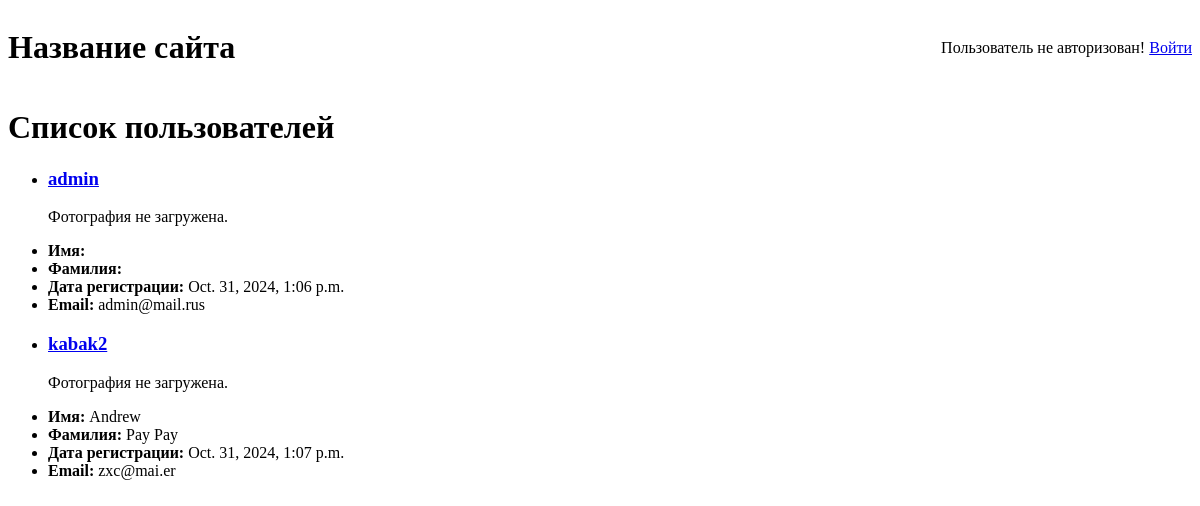
The app's page /user/list/, older data.
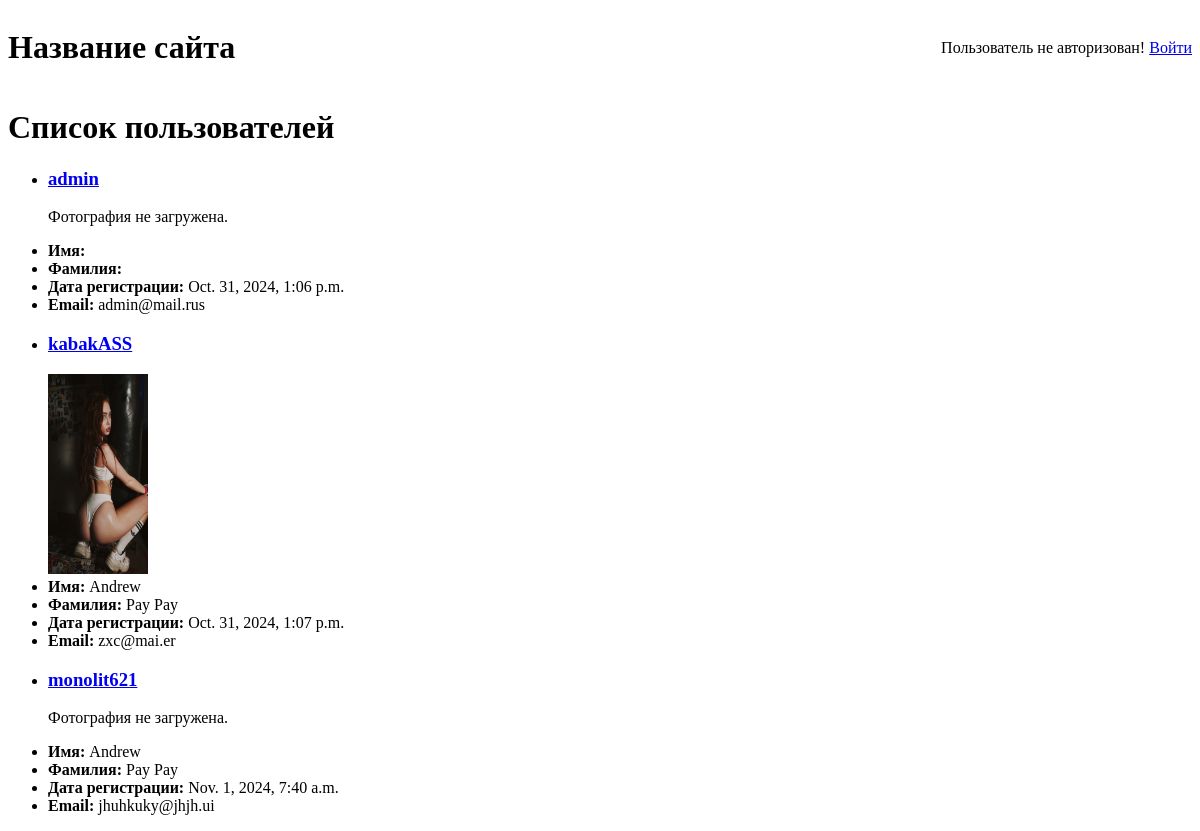
The same page, newer data.
### user/models.py (models this page shows, shortened)
class User(AbstractUser):
    registration_date = models.DateTimeField(auto_now_add=True)
    avatar = models.ImageField(
        verbose_name="Фотография пользователя",
        blank=True,
        upload_to=settings.MEDIA_USER_IMAGE_DIR,
    )
    class Meta:
        verbose_name = "Пользователь"
        verbose_name_plural = "Пользователи"

### user/views.py (the view)
# urls.py: path("list/", UserListView.as_view(), name="user_list"),
class UserListView(ListView):
    model = User
    template_name = "user/user_list.html"
    context_object_name = "users"

### templates/user/user_list.html
<!DOCTYPE html>
<html lang="ru">
    <header>
        {% include 'page/header.html' %}
    </header>
<body>
    <div class="container">
        <h1>Список пользователей</h1>
        <ul>
            {% for user in users %}
                <li>
                    <h3><a href="{% url 'user_detail' user.id  %}">{{ user.username }}</a></h3>
                    {% if user.avatar %}
                        <img src="{{ user.avatar.url }}" width="100" height="200" alt="">
                    {% else %}
                        <p>Фотография не загружена.</p>
                    {% endif %}
                    <li><strong>Имя:</strong> {{ user.first_name }}</li>
                    <li><strong>Фамилия:</strong> {{ user.last_name }}</li>
                    <li><strong>Дата регистрации:</strong> {{ user.registration_date }}</li>
                    <li><strong>Email:</strong> {{ user.email }}</li>
                </li>
            {% empty %}
                <li>Записей нет.</li>
            {% endfor %}
        </ul>
    </div>
</body>
</html>

### templates/page/header.html
<div style="display: flex; justify-content: space-between; align-items: center;">
        <h1>Название сайта</h1>
        <div>
            {% if user.is_authenticated %}
            {% csrf_token %}
                <span>Привет, {{ request.user.username }}!</span>
                Почта: {{ request.user.email }}
                <h3>Сейчас ты можешь сделать это:</h3>
                <li><a href="{% url 'user_detail' request.user.id %}">Профиль</a></li>
                <li><a href="{% url 'user_update' request.user.id %}">Редактировать профиль</a></li>
                <li><a href="{% url 'user_list'%}">Просмотр всех пользователей</a></li>
                <li><a href="{% url 'board_note_list'%}">Просмотр главной страницы</a></li>
                <form method="post" action="{% url 'user_logout' %}">
                        {% csrf_token %}
                        <button type="submit">Выход</button>
                </form>
            {% else %}
                <span>Пользователь не авторизован!</span>
                <a href="{% url 'user_login' %}">Войти</a>
            {% endif %}
        </div>
</div>

Row changes from the older to the newer data that the page shows:
changed User "zxc@mai.er": username "kabak2" → "kabakASS"; avatar: picture added; no longer shows "Фотография не загружена."
added User: username "monolit621", avatar "Фотография не загружена.", first_name "Andrew", last_name "Pay Pay", registration_date "Nov. 1, 2024, 7:40 a.m.", email "jhuhkuky@jhjh.ui"
